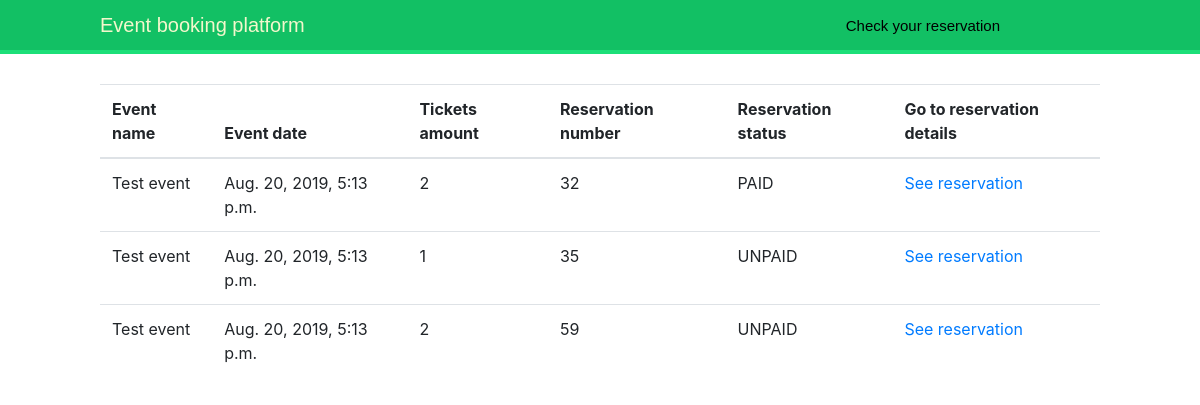
Before: /client-reservations/2 with the older database file.
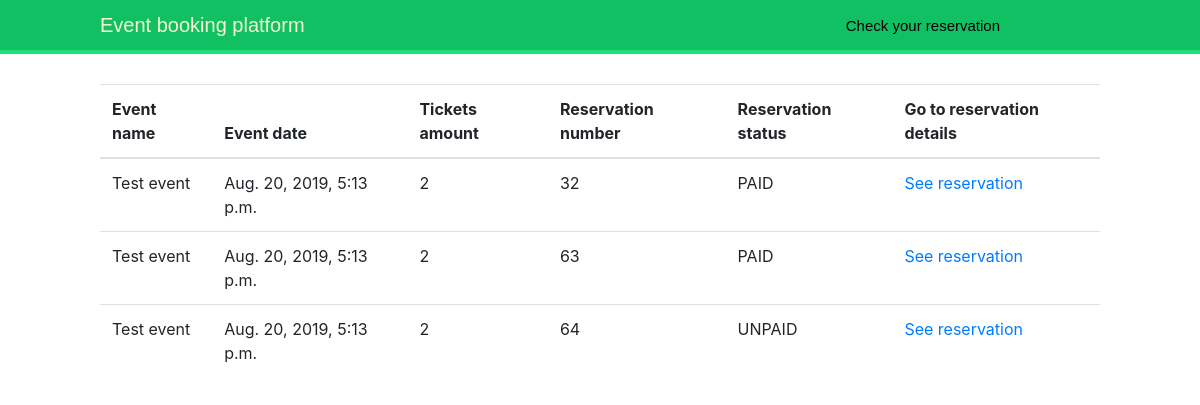
After: the same page with the newer database file.
### reservation/models.py (models this page shows, shortened)
class Reservation(models.Model):
    PAID = 'PAID'
    UNPAID = 'UNPAID'
    BOOKED = 'BOOKED'
    RESERVATION_STATUS_CHOICES = [
        (PAID, 'paid'),
        (UNPAID, 'unpaid'),
        (BOOKED, 'ongoing'),
    ]
    status = models.CharField(max_length=20, choices=RESERVATION_STATUS_CHOICES, default=BOOKED)
    booked_time = models.DateTimeField(auto_now_add=True)
    client = models.ForeignKey(Client, null=True, on_delete=models.CASCADE, related_name='reservations')
    event = models.ForeignKey(Event, on_delete=models.CASCADE, related_name='reservations')
    def get_absolute_url(self):
        return reverse('reservation:reservation', args=[self.pk])

### event/models.py (models this page shows, shortened)
class Event(models.Model):
    name = models.CharField(max_length=100)
    datetime = models.DateTimeField()
    description = models.TextField()

### reservation/views.py (the view)
# urls.py: path('client-reservations/<int:client_id>', views.get_client_reservations, name='client_reservations'),
def get_client_reservations(request, client_id):
    client = get_object_or_404(Client, pk=client_id)
    reservations = client.reservations.all().order_by('-event__datetime', 'pk')
    return render(request, 'reservation/client_reservations.html', {'reservations': reservations})

### reservation/templates/reservation/client_reservations.html (shortened to what this page needs)
{% extends "base.html" %}
{% block content %}
    <table class="table table-hover">
        <thead>
        <tr>
            <th scope="col">Event name</th>
            <th scope="col">Event date</th>
            <th scope="col">Tickets amount</th>
            <th scope="col">Reservation number</th>
            <th scope="col">Reservation status</th>
            <th scope="col">Go to reservation details</th>
        </tr>
        </thead>
        <tbody>
        {%  for reservation in reservations %}
            <tr>
                <td>{{ reservation.event.name }}</td>
                <td>{{ reservation.event.datetime }}</td>
                <td>{{reservation.tickets.count}}</td>
                <td>{{ reservation.pk }}</td>
                <td>{{ reservation.status }}</td>
                <td><a href="{{ reservation.get_absolute_url }}">See reservation</a></td>
            </tr>
        {% endfor %}
        </tbody>
    </table>
{% endblock %}

### event/templates/base.html (shortened to what this page needs)
{% load static %}
<!DOCTYPE html>
<html lang="en">
<head>
    <link rel="stylesheet" type="text/css" href="{% static "css/base.css" %}">
    <link rel="stylesheet" href="https://maxcdn.bootstrapcdn.com/bootstrap/4.0.0/css/bootstrap.min.css"
>
</head>
<body>
    <div id="header">
        <a href="/" class="logo">Event booking platform</a>
        <a href="{% url "reservation:reservation_check" %}" class="res-check">Check your reservation</a>
    </div>
    <div class="content">
        {% block content %}
        {% endblock %}
    </div>
</body>
</html>

### static/css/base.css (style rules this page uses)
body { margin:0; padding:0; font-family:helvetica, sans-serif; }
.content { padding: 30px 100px; }
#header .res-check { font-family: 'Muli', sans-serif; float: right; color: #000000; font-size: 15px; padding-top: 5px; margin-right: 10%; }
a { color:#12c064; text-decoration:none; }
#header { padding:10px 100px; font-size:14px; background:#12c064; color:#fff; border-bottom:4px solid #1cdf78; overflow:auto; }
#header .logo { font-family: 'Muli', sans-serif; float:left; color:#f3f7cc; font-size:20px; margin-right:10%; }

Changed rows visible on the page:
removed Reservation: event.name "Test event", event.datetime "Aug. 20, 2019, 5:13 p.m.", tickets.count "1", pk "35", status "UNPAID"
removed Reservation: event.name "Test event", event.datetime "Aug. 20, 2019, 5:13 p.m.", tickets.count "2", pk "59", status "UNPAID"
added Reservation: event.name "Test event", event.datetime "Aug. 20, 2019, 5:13 p.m.", tickets.count "2", pk "63", status "PAID"
added Reservation: event.name "Test event", event.datetime "Aug. 20, 2019, 5:13 p.m.", tickets.count "2", pk "64", status "UNPAID"
